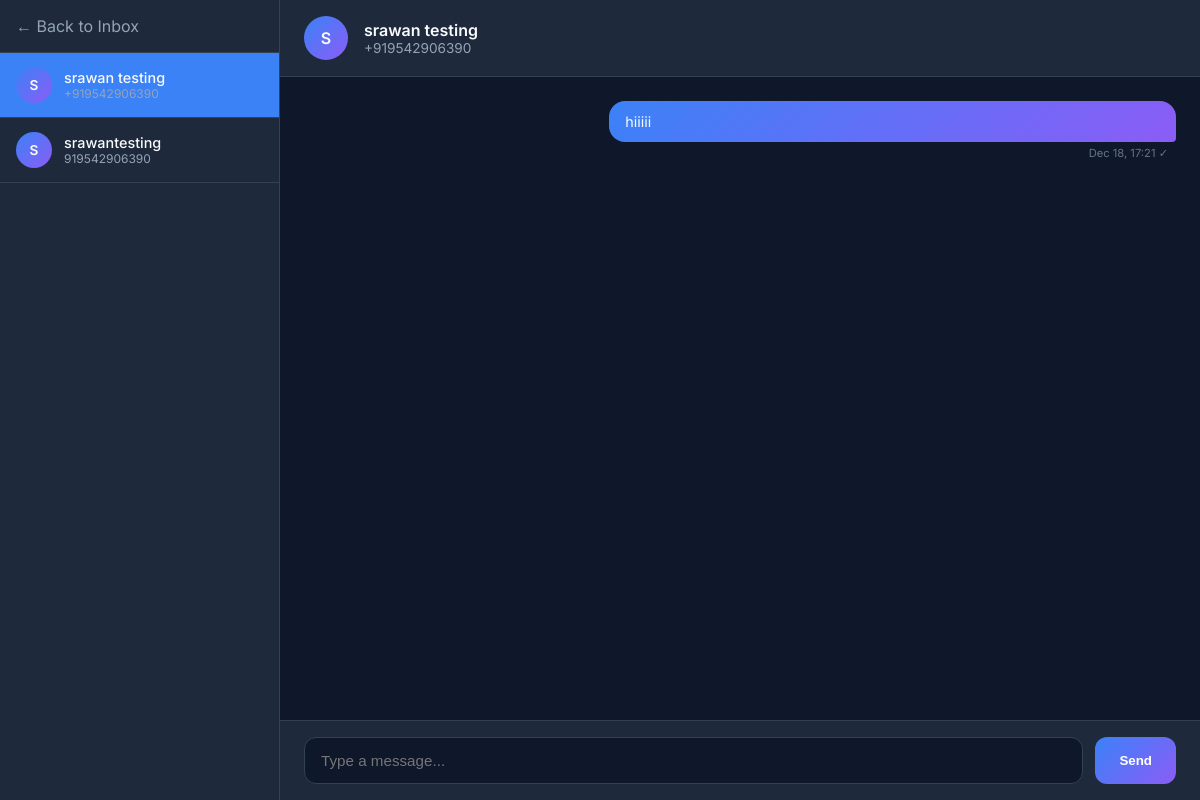
Page /chat/1/ (signed in) on the committed database.
### whatsapp/models.py (models this page shows, shortened)
class Customer(models.Model):
    name = models.CharField(max_length=100, default='Unknown')
    phone_number = models.CharField(max_length=20, unique=True)
    created_at = models.DateTimeField(auto_now_add=True)
    updated_at = models.DateTimeField(auto_now=True)
    class Meta:
        ordering = ['-updated_at']

class Message(models.Model):
    DIRECTION_CHOICES = [
        ('sent', 'Sent'),
        ('received', 'Received'),
    ]
    STATUS_CHOICES = [
        ('pending', 'Pending'),
        ('sent', 'Sent'),
        ('delivered', 'Delivered'),
        ('read', 'Read'),
        ('failed', 'Failed'),
    ]
    customer = models.ForeignKey(Customer, on_delete=models.CASCADE, related_name='messages')
    content = models.TextField(blank=True)
    direction = models.CharField(max_length=10, choices=DIRECTION_CHOICES)
    status = models.CharField(max_length=10, choices=STATUS_CHOICES, default='pending')
    media = models.FileField(upload_to='messages/', blank=True, null=True)
    whatsapp_message_id = models.CharField(max_length=100, blank=True)
    timestamp = models.DateTimeField(auto_now_add=True)
    class Meta:
        ordering = ['timestamp']

### dashboard/views.py (the view, shortened to what this page needs)
# urls.py: path('chat/<int:customer_id>/', views.chat_view, name='chat'),
@login_required
def chat_view(request, customer_id):
    customer = get_object_or_404(Customer, id=customer_id)
    customers = Customer.objects.annotate(
        last_msg_time=Max('messages__timestamp')
    ).order_by('-last_msg_time')
    messages = customer.messages.order_by('timestamp')
    context = {
        'customer': customer,
        'customers': customers,
        'messages': messages,
    }
    return render(request, 'dashboard/chat.html', context)

### dashboard/templates/dashboard/chat.html (shortened to what this page needs)
<!DOCTYPE html>
<html lang="en">
<head>
</head>
<body>
    <div class="app">
        <aside class="contacts">
            <div class="contacts-header">
                <a href="{% url 'inbox' %}" class="back-link">← Back to Inbox</a>
            </div>
            <div class="contacts-list">
                {% for c in customers %}
                <a href="{% url 'chat' c.id %}" class="contact {% if c.id == customer.id %}active{% endif %}">
                    <div class="contact-avatar">{{ c.name|first|upper }}</div>
                    <div>
                        <div class="contact-name">{{ c.name }}</div>
                        <div class="contact-phone">{{ c.phone_number }}</div>
                    </div>
                </a>
                {% endfor %}
            </div>
        </aside>
        <main class="chat">
            <div class="chat-header">
                <div class="chat-avatar">{{ customer.name|first|upper }}</div>
                <div>
                    <div style="font-weight: 600;">{{ customer.name }}</div>
                    <div style="font-size: 0.85rem; color: #94a3b8;">{{ customer.phone_number }}</div>
                </div>
            </div>
            <div class="chat-messages" id="messages">
                {% for msg in messages %}
                <div class="message {{ msg.direction }}">
                    {% if msg.content %}
                    <div class="message-bubble">{{ msg.content }}</div>
                    {% endif %}
                    <div class="message-meta">
                        {{ msg.timestamp|date:"M d, H:i" }}
                        {% if msg.direction == 'sent' %}
                        {% if msg.status == 'read' %}✓✓{% elif msg.status == 'delivered' %}✓✓{% else %}✓{% endif %}
                        {% endif %}
                    </div>
                </div>
                {% empty %}
                <div class="empty">
                    <div style="font-size: 3rem;">💬</div>
                    <p>No messages yet</p>
                </div>
                {% endfor %}
            </div>
            <div class="chat-input">
                <form method="post" class="input-form">
                    <input type="text" name="content" class="input-text" placeholder="Type a message..." required
                        autocomplete="off">
                    <button type="submit" class="send-btn">Send</button>
                </form>
            </div>
        </main>
    </div>
</body>
</html>

### dashboard/templates/dashboard/chat.html (style rules this page uses)
* { box-sizing: border-box; margin: 0; padding: 0; }
body { font-family: 'Inter', sans-serif; background: #0f172a; color: #f8fafc; }
.app { display: flex; height: 100vh; }
.contacts { width: 280px; background: #1e293b; border-right: 1px solid #334155; display: flex; flex-direction: column; }
.contacts-header { padding: 1rem; border-bottom: 1px solid #334155; }
.back-link { color: #94a3b8; text-decoration: none; }
.contacts-list { flex: 1; overflow-y: auto; }
.contact { display: flex; align-items: center; gap: 0.75rem; padding: 0.875rem 1rem; border-bottom: 1px solid #334155; text-decoration: none; color: inherit; }
.contact.active { background: #3b82f6; }
.contact-avatar { width: 36px; height: 36px; background: linear-gradient(135deg, #3b82f6, #8b5cf6); border-radius: 50%; display: flex; align-items: center; justify-content: center; font-weight: 600; font-size: 0.85rem; }
.contact-name { font-weight: 500; font-size: 0.9rem; }
.contact-phone { font-size: 0.75rem; color: #94a3b8; }
.chat { flex: 1; display: flex; flex-direction: column; }
.chat-header { padding: 1rem 1.5rem; background: #1e293b; border-bottom: 1px solid #334155; display: flex; align-items: center; gap: 1rem; }
.chat-avatar { width: 44px; height: 44px; background: linear-gradient(135deg, #3b82f6, #8b5cf6); border-radius: 50%; display: flex; align-items: center; justify-content: center; font-weight: 600; }
.chat-messages { flex: 1; padding: 1.5rem; overflow-y: auto; }
.message { max-width: 65%; margin-bottom: 1rem; }
.message.sent { margin-left: auto; }
.message-bubble { padding: 0.75rem 1rem; border-radius: 16px; font-size: 0.9rem; }
.message.sent .message-bubble { background: linear-gradient(135deg, #3b82f6, #8b5cf6); border-bottom-right-radius: 4px; }
.message-meta { font-size: 0.7rem; color: #64748b; margin-top: 0.25rem; padding: 0 0.5rem; }
.message.sent .message-meta { text-align: right; }
.chat-input { padding: 1rem 1.5rem; background: #1e293b; border-top: 1px solid #334155; }
.input-form { display: flex; gap: 0.75rem; }
.input-text { flex: 1; padding: 0.875rem 1rem; background: #0f172a; border: 1px solid #334155; border-radius: 12px; color: #fff; font-size: 0.95rem; }
.send-btn { padding: 0.875rem 1.5rem; background: linear-gradient(135deg, #3b82f6, #8b5cf6); border: none; border-radius: 12px; color: white; font-weight: 600; cursor: pointer; }

### rows in the picture
Customer: name|first "S", name "srawan testing", phone_number "+919542906390"
Customer: name|first "S", name "srawantesting", phone_number "919542906390"
Message: content "hiiiii", timestamp "Dec 18, 17:21"
